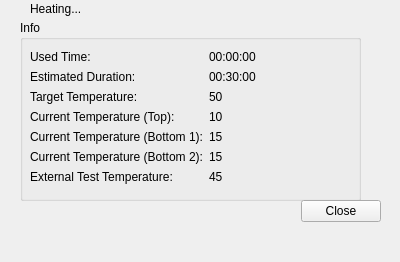
<?xml version="1.0" encoding="UTF-8"?>
<ui version="4.0">
 <class>DiagnosticsManufacturing::CHeatingTestDialog</class>
 <widget class="QWidget" name="DiagnosticsManufacturing::CHeatingTestDialog">
  <property name="geometry">
   <rect>
    <x>0</x>
    <y>0</y>
    <width>400</width>
    <height>262</height>
   </rect>
  </property>
  <property name="sizePolicy">
   <sizepolicy hsizetype="Fixed" vsizetype="Fixed">
    <horstretch>0</horstretch>
    <verstretch>0</verstretch>
   </sizepolicy>
  </property>
  <property name="minimumSize">
   <size>
    <width>400</width>
    <height>248</height>
   </size>
  </property>
  <property name="sizeIncrement">
   <size>
    <width>0</width>
    <height>20</height>
   </size>
  </property>
  <property name="windowTitle">
   <string>Heating Test</string>
  </property>
  <widget class="QLabel" name="label">
   <property name="geometry">
    <rect>
     <x>30</x>
     <y>0</y>
     <width>271</width>
     <height>17</height>
    </rect>
   </property>
   <property name="text">
    <string>Heating...</string>
   </property>
  </widget>
  <widget class="QGroupBox" name="groupBox">
   <property name="geometry">
    <rect>
     <x>20</x>
     <y>20</y>
     <width>341</width>
     <height>181</height>
    </rect>
   </property>
   <property name="title">
    <string>Info</string>
   </property>
   <widget class="QWidget" name="formLayoutWidget">
    <property name="geometry">
     <rect>
      <x>10</x>
      <y>30</y>
      <width>321</width>
      <height>157</height>
     </rect>
    </property>
    <layout class="QFormLayout" name="formLayout">
     <item row="0" column="1">
      <widget class="QLabel" name="labelUsedTime">
       <property name="text">
        <string>00:00:00</string>
       </property>
      </widget>
     </item>
     <item row="1" column="1">
      <widget class="QLabel" name="labelDuration">
       <property name="text">
        <string>00:30:00</string>
       </property>
      </widget>
     </item>
     <item row="1" column="0">
      <widget class="QLabel" name="labelDurationName">
       <property name="text">
        <string>Estimated Duration:</string>
       </property>
      </widget>
     </item>
     <item row="0" column="0">
      <widget class="QLabel" name="labelUsedTimeName">
       <property name="text">
        <string>Used Time:</string>
       </property>
      </widget>
     </item>
     <item row="2" column="0">
      <widget class="QLabel" name="labelTargetTempName">
       <property name="text">
        <string>Target Temperature:</string>
       </property>
      </widget>
     </item>
     <item row="3" column="0">
      <widget class="QLabel" name="labelCurTempTopName">
       <property name="text">
        <string>Current Temperature (Top):</string>
       </property>
      </widget>
     </item>
     <item row="2" column="1">
      <widget class="QLabel" name="labelTargetTemp">
       <property name="text">
        <string>50</string>
       </property>
      </widget>
     </item>
     <item row="3" column="1">
      <widget class="QLabel" name="labelCurTempTop">
       <property name="text">
        <string>10</string>
       </property>
      </widget>
     </item>
     <item row="4" column="1">
      <widget class="QLabel" name="labelCurTempBottom1">
       <property name="text">
        <string>15</string>
       </property>
      </widget>
     </item>
     <item row="5" column="0">
      <widget class="QLabel" name="labelCurTempBottom2Name">
       <property name="text">
        <string>Current Temperature (Bottom 2):</string>
       </property>
      </widget>
     </item>
     <item row="5" column="1">
      <widget class="QLabel" name="labelCurTempBottom2">
       <property name="text">
        <string>15</string>
       </property>
      </widget>
     </item>
     <item row="6" column="0">
      <widget class="QLabel" name="labelExtTempName">
       <property name="text">
        <string>External Test Temperature:</string>
       </property>
      </widget>
     </item>
     <item row="6" column="1">
      <widget class="QLabel" name="labelExtTemp">
       <property name="text">
        <string>45</string>
       </property>
      </widget>
     </item>
     <item row="4" column="0">
      <widget class="QLabel" name="labelCurTempBottom1Name">
       <property name="text">
        <string>Current Temperature (Bottom 1):</string>
       </property>
      </widget>
     </item>
    </layout>
   </widget>
  </widget>
  <widget class="QWidget" name="horizontalLayoutWidget">
   <property name="geometry">
    <rect>
     <x>230</x>
     <y>200</y>
     <width>151</width>
     <height>51</height>
    </rect>
   </property>
   <layout class="QVBoxLayout" name="verticalLayout">
    <property name="bottomMargin">
     <number>5</number>
    </property>
    <item>
     <layout class="QHBoxLayout" name="horizontalLayout_2">
      <property name="bottomMargin">
       <number>5</number>
      </property>
      <item>
       <spacer name="horizontalSpacer">
        <property name="orientation">
         <enum>Qt::Horizontal</enum>
        </property>
        <property name="sizeHint" stdset="0">
         <size>
          <width>40</width>
          <height>20</height>
         </size>
        </property>
       </spacer>
      </item>
      <item>
       <widget class="QPushButton" name="abortButton">
        <property name="text">
         <string>Close</string>
        </property>
       </widget>
      </item>
     </layout>
    </item>
    <item>
     <spacer name="verticalSpacer">
      <property name="orientation">
       <enum>Qt::Vertical</enum>
      </property>
      <property name="sizeHint" stdset="0">
       <size>
        <width>20</width>
        <height>40</height>
       </size>
      </property>
     </spacer>
    </item>
   </layout>
  </widget>
 </widget>
 <resources/>
 <connections/>
</ui>
